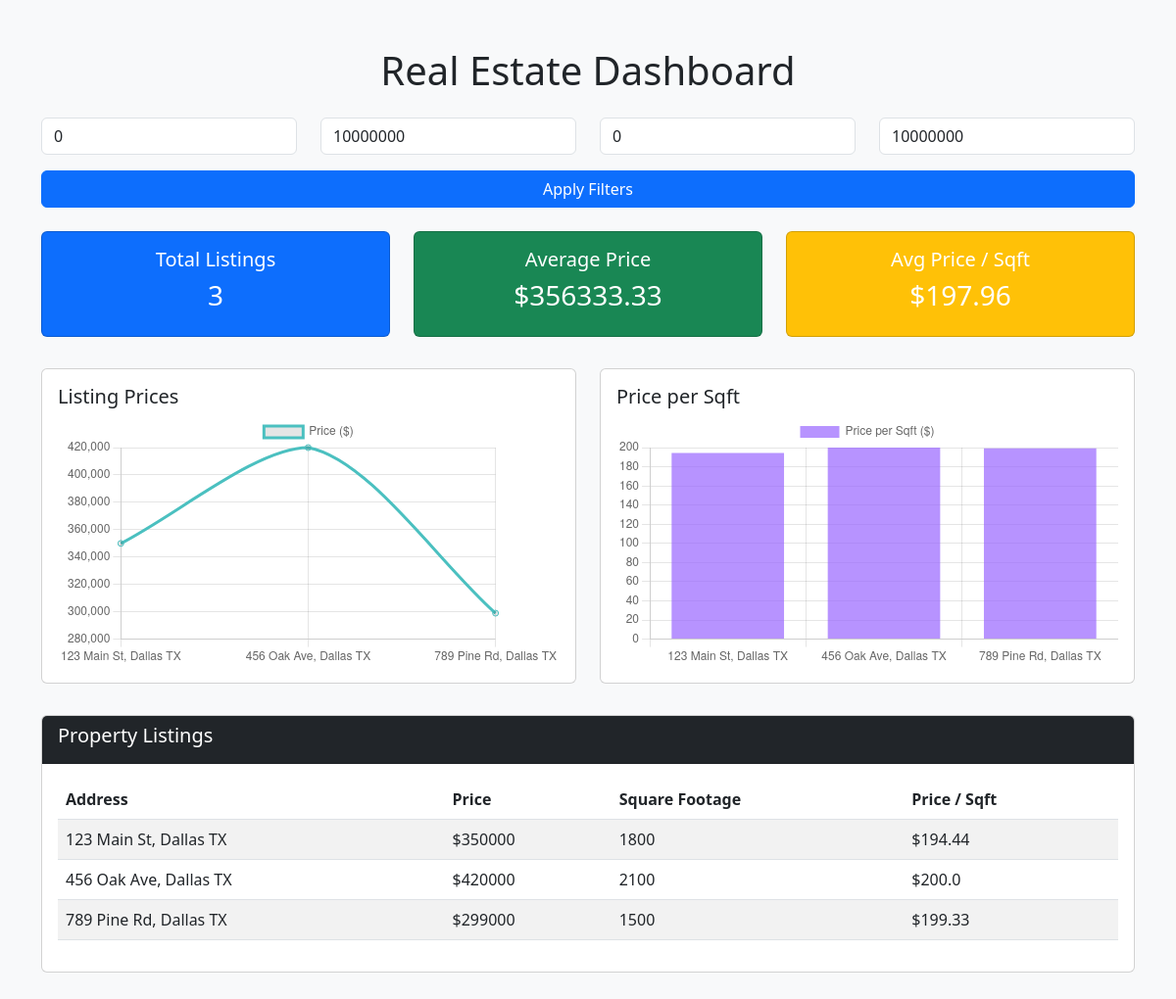
The page / on the database its author committed.
### tables this page shows
CREATE TABLE listings (
            id INTEGER PRIMARY KEY AUTOINCREMENT,
            address TEXT,
            price INTEGER,
            sqft INTEGER
        );

### app.py (the view)
@app.route("/", methods=["GET"])
def dashboard():
    min_price = int(request.args.get("min_price", 0))
    max_price = int(request.args.get("max_price", 10000000))
    min_sqft = int(request.args.get("min_sqft", 0))
    max_sqft = int(request.args.get("max_sqft", 10000000))
    listings = get_listings(min_price, max_price, min_sqft, max_sqft)
    analytics = get_analytics(listings)
    chart_labels = [l["address"] for l in listings]
    chart_prices = [l["price"] for l in listings]
    chart_ppsqft = [l["price_per_sqft"] for l in listings]
    return render_template(
        "dashboard.html",
        listings=listings,
        analytics=analytics,
        chart_labels=chart_labels,
        chart_prices=chart_prices,
        chart_ppsqft=chart_ppsqft,
        min_price=min_price,
        max_price=max_price,
        min_sqft=min_sqft,
        max_sqft=max_sqft
    )

### app.py (called while the page is built)
def get_listings(min_price=0, max_price=float('inf'), min_sqft=0, max_sqft=float('inf')):
    conn = sqlite3.connect(DB_FILE)
    cursor = conn.cursor()
    cursor.execute("SELECT address, price, sqft FROM listings")
    rows = cursor.fetchall()
    conn.close()
    listings = []
    for r in rows:
        address, price, sqft = r
        if min_price <= price <= max_price and min_sqft <= sqft <= max_sqft:
            price_per_sqft = round(price / sqft, 2) if sqft > 0 else 0
            listings.append({
                "address": address,
                "price": price,
                "sqft": sqft,
                "price_per_sqft": price_per_sqft
            })
    return listings

def get_analytics(listings):
    total_price = sum(l["price"] for l in listings)
    total_sqft = sum(l["sqft"] for l in listings if l["sqft"] > 0)
    num_listings = len(listings)
    avg_price = round(total_price / num_listings, 2) if num_listings > 0 else 0
    avg_price_per_sqft = round(total_price / total_sqft, 2) if total_sqft > 0 else 0
    return {
        "num_listings": num_listings,
        "avg_price": avg_price,
        "avg_price_per_sqft": avg_price_per_sqft
    }

### templates/dashboard.html (shortened to what this page needs)
<!DOCTYPE html>
<html lang="en">
<head>
    <link
      href="https://cdn.jsdelivr.net/npm/bootstrap@5.3.0/dist/css/bootstrap.min.css"
      rel="stylesheet"
    >
</head>
<body class="bg-light">
<div class="container my-5">
    <h1 class="mb-4 text-center">Real Estate Dashboard</h1>
    <form class="row mb-4" method="get">
        <div class="col-md-3 mb-2">
            <input type="number" name="min_price" class="form-control" placeholder="Min Price" value="{{ min_price }}">
        </div>
        <div class="col-md-3 mb-2">
            <input type="number" name="max_price" class="form-control" placeholder="Max Price" value="{{ max_price }}">
        </div>
        <div class="col-md-3 mb-2">
            <input type="number" name="min_sqft" class="form-control" placeholder="Min Sqft" value="{{ min_sqft }}">
        </div>
        <div class="col-md-3 mb-2">
            <input type="number" name="max_sqft" class="form-control" placeholder="Max Sqft" value="{{ max_sqft }}">
        </div>
        <div class="col-12 mt-2">
            <button type="submit" class="btn btn-primary w-100">Apply Filters</button>
        </div>
    </form>
    <div class="row mb-4">
        <div class="col-md-4 mb-2">
            <div class="card p-3 bg-primary text-white text-center">
                <h5>Total Listings</h5>
                <h3>{{ analytics.num_listings }}</h3>
            </div>
        </div>
        <div class="col-md-4 mb-2">
            <div class="card p-3 bg-success text-white text-center">
                <h5>Average Price</h5>
                <h3>${{ analytics.avg_price }}</h3>
            </div>
        </div>
        <div class="col-md-4 mb-2">
            <div class="card p-3 bg-warning text-white text-center">
                <h5>Avg Price / Sqft</h5>
                <h3>${{ analytics.avg_price_per_sqft }}</h3>
            </div>
        </div>
    </div>
    <div class="row mb-4">
        <div class="col-md-6 mb-2">
            <div class="card p-3">
                <h5>Listing Prices</h5>
                <canvas id="priceChart"></canvas>
            </div>
        </div>
        <div class="col-md-6 mb-2">
            <div class="card p-3">
                <h5>Price per Sqft</h5>
                <canvas id="ppsqftChart"></canvas>
            </div>
        </div>
    </div>
    <div class="card">
        <div class="card-header bg-dark text-white">
            <h5>Property Listings</h5>
        </div>
        <div class="card-body table-responsive">
            <table class="table table-striped table-hover">
                <thead>
                    <tr>
                        <th>Address</th>
                        <th>Price</th>
                        <th>Square Footage</th>
                        <th>Price / Sqft</th>
                    </tr>
                </thead>
                <tbody>
                    {% for listing in listings %}
                    <tr>
                        <td>{{ listing.address }}</td>
                        <td>${{ listing.price }}</td>
                        <td>{{ listing.sqft }}</td>
                        <td>${{ listing.price_per_sqft }}</td>
                    </tr>
                    {% endfor %}
                </tbody>
            </table>
        </div>
    </div>
</div>
<script>
    const labels = {{ chart_labels | tojson }};
    const prices = {{ chart_prices | tojson }};
    const ppsqft = {{ chart_ppsqft | tojson }};
    const priceChart = new Chart(document.getElementById('priceChart'), {
        type: 'line',
        data: {
            labels: labels,
            datasets: [{
                label: 'Price ($)',
                data: prices,
                borderColor: 'rgba(75, 192, 192, 1)',
                tension: 0.3,
                fill: false
            }]
        },
        options: {
            responsive: true,
            plugins: {
                legend: { display: true }
            }
        }
    });
    const ppsqftChart = new Chart(document.getElementById('ppsqftChart'), {
        type: 'bar',
        data: {
            labels: labels,
            datasets: [{
                label: 'Price per Sqft ($)',
                data: ppsqft,
                backgroundColor: 'rgba(153, 102, 255, 0.7)'
            }]
        },
        options: {
            responsive: true,
            plugins: {
                legend: { display: true }
            }
        }
    });
</script>
</body>
</html>

### rows shown on the page
listings: address "123 Main St, Dallas TX", price "350000", sqft "1800", price_per_sqft "194.44"
listings: address "456 Oak Ave, Dallas TX", price "420000", sqft "2100", price_per_sqft "200.0"
listings: address "789 Pine Rd, Dallas TX", price "299000", sqft "1500", price_per_sqft "199.33"

### other values the page prints
{{ analytics.num_listings }} "3"
{{ analytics.avg_price }} "356333.33"
{{ analytics.avg_price_per_sqft }} "197.96"
chart data {{ chart_prices | tojson }} [350000, 420000, 299000]
chart data {{ chart_ppsqft | tojson }} [194.44, 200.0, 199.33]
